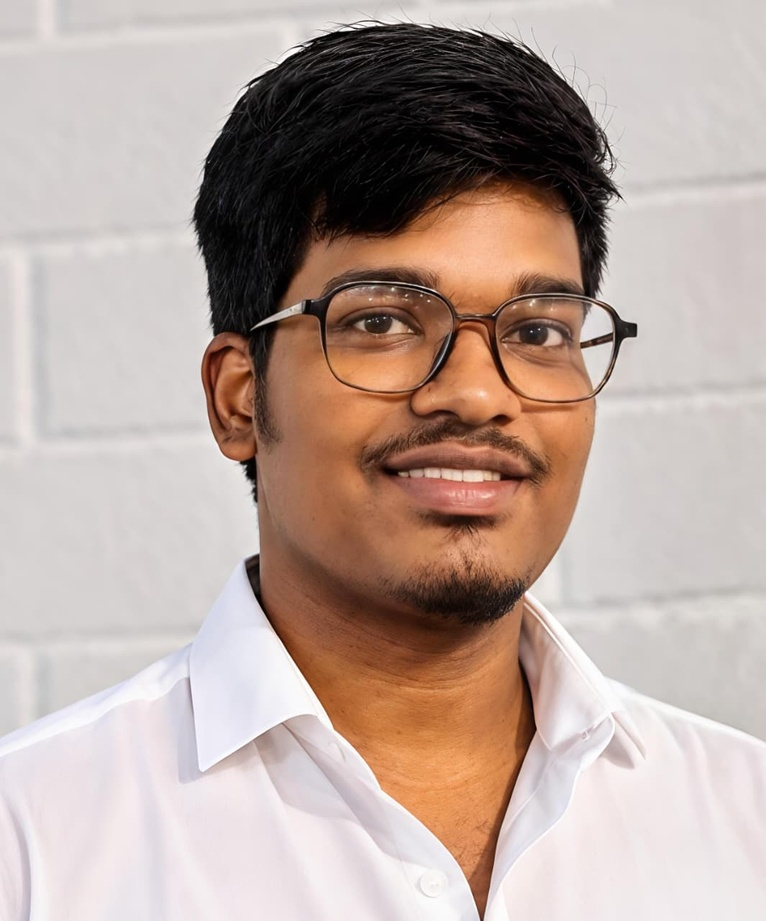
#> input picture Tamizh.jpeg, 766 x 921 px, shrunk from 1065 x 1280 before the run
$ jupyter execute DIPT_EXP_08.ipynb
#> lines starting #> are read from the running program, lines starting #| are printed output that depends on the picture; after the words box and inside, x2 and y2 are one past the last pixel; in counts of white or black regions, pixels touching at a corner belong together
# Exp : 8 (  Record-THRESHOLDING  )
# Name : Tamizhselvan
# Reg.no : 212223230225

[cell 1]
import cv2
import numpy as np
import matplotlib.pyplot as plt

[cell 2]
# Step 2: Read the image and convert to grayscale
image = cv2.imread('Tamizh.jpeg')  # Replace with your image file path
#> image is the input picture: shape (921, 766, 3); mean B, G, R 158, 166.1, 184.6
gray_image = cv2.cvtColor(image, cv2.COLOR_BGR2GRAY)  # Convert to grayscale
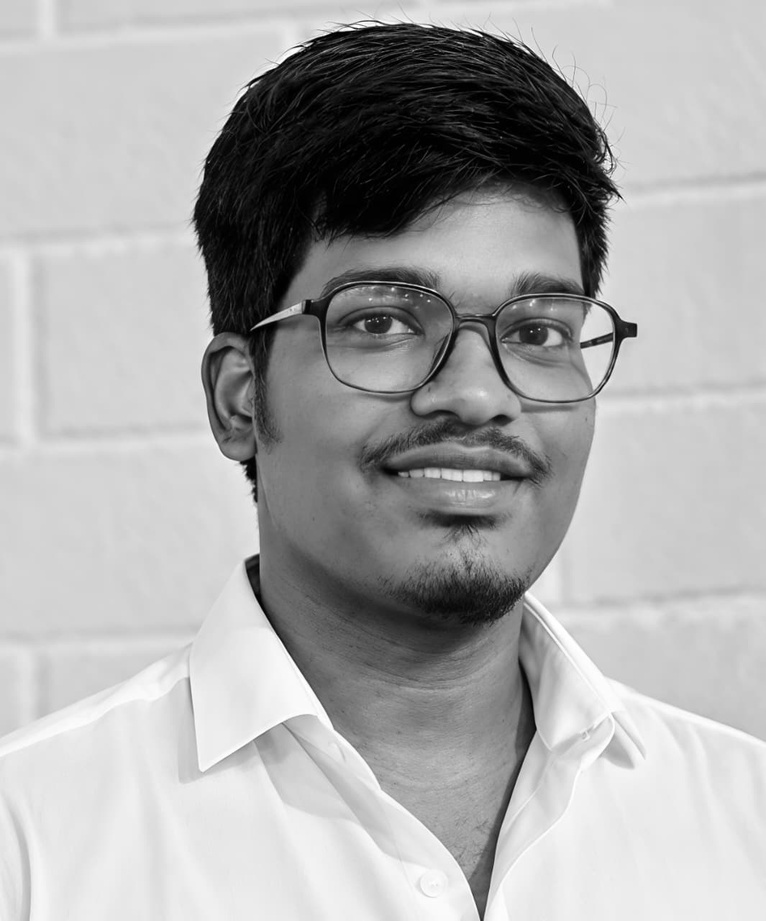
#> gray_image: shape (921, 766); min 0, max 255, mean 170.7

[cell 3]
# Original Image
plt.subplot(2, 2, 1)
plt.imshow(cv2.cvtColor(image, cv2.COLOR_BGR2RGB))  # Convert from BGR to RGB for display
plt.title("Original Image")
plt.axis('off')

[cell 4]
# Step 3: Use Global Thresholding to segment the image
# Apply global thresholding with a threshold value of 127
_, global_thresholded = cv2.threshold(gray_image, 127, 255, cv2.THRESH_BINARY)
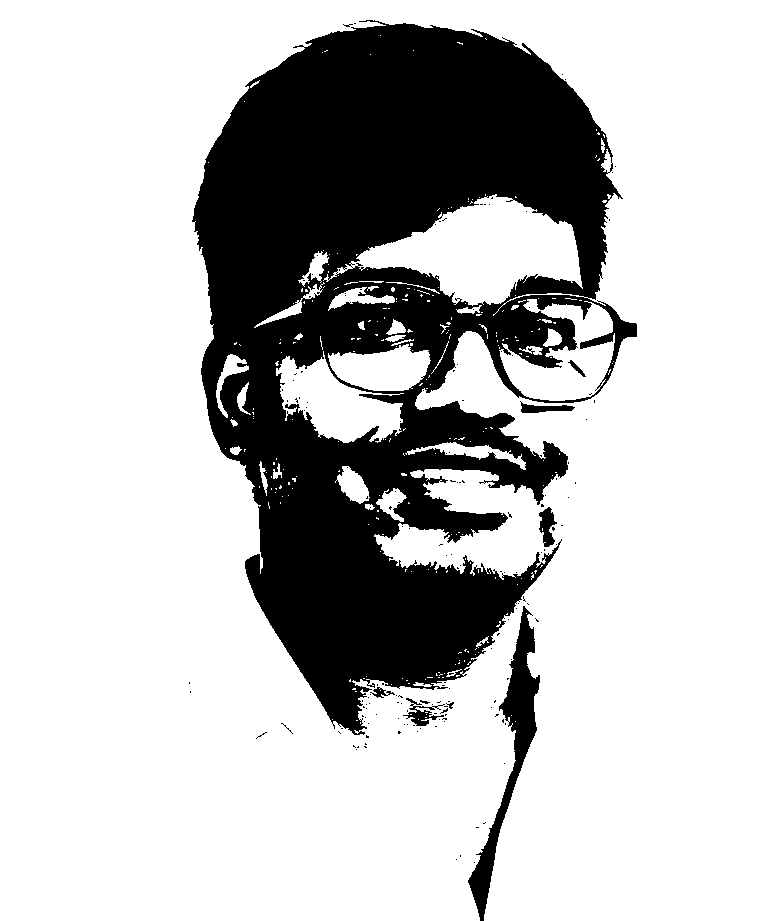
#> global_thresholded: shape (921, 766); 75.5% white; 162 black regions (153 under 20 px), largest, box (x1, y1, x2, y2) and area: (192, 20, 637, 735) 166405, (468, 606, 540, 921) 4880, (539, 507, 557, 547) 414

[cell 5]
# Step 4: Use Adaptive Thresholding to segment the image
# Apply adaptive thresholding using Gaussian method
adaptive_thresholded = cv2.adaptiveThreshold(gray_image, 255, cv2.ADAPTIVE_THRESH_GAUSSIAN_C, cv2.THRESH_BINARY, 11, 2)
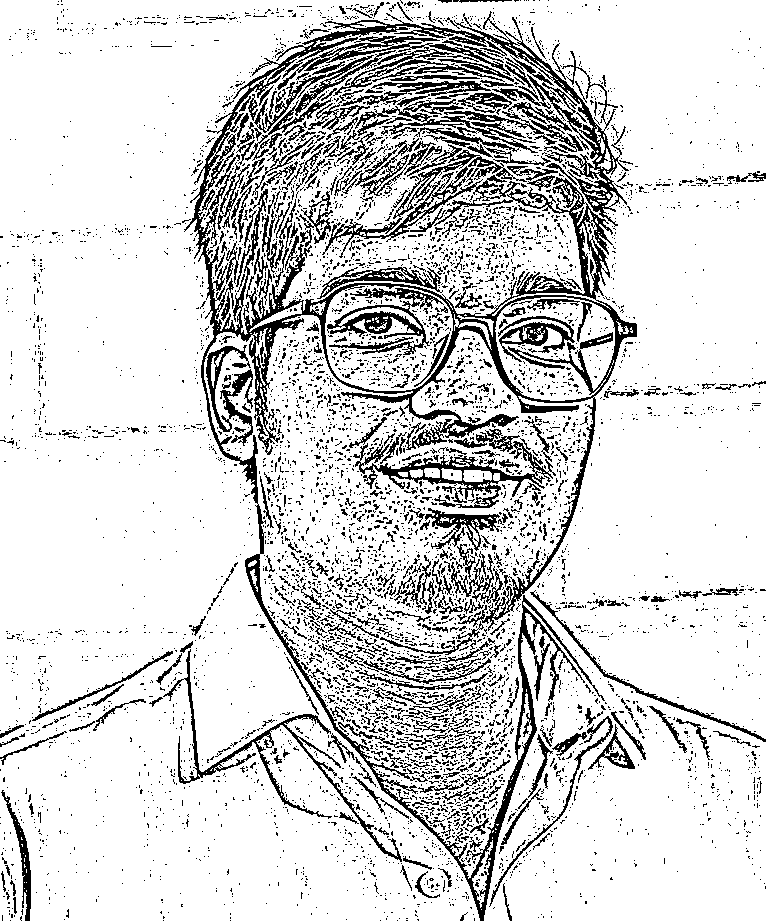
#> adaptive_thresholded: shape (921, 766); 84% white; black in thin lines or dots

[cell 6]
# Step 5: Use Otsu's method to segment the image
# Apply Otsu's method for optimal thresholding
_, otsu_thresholded = cv2.threshold(gray_image, 0, 255, cv2.THRESH_BINARY + cv2.THRESH_OTSU)
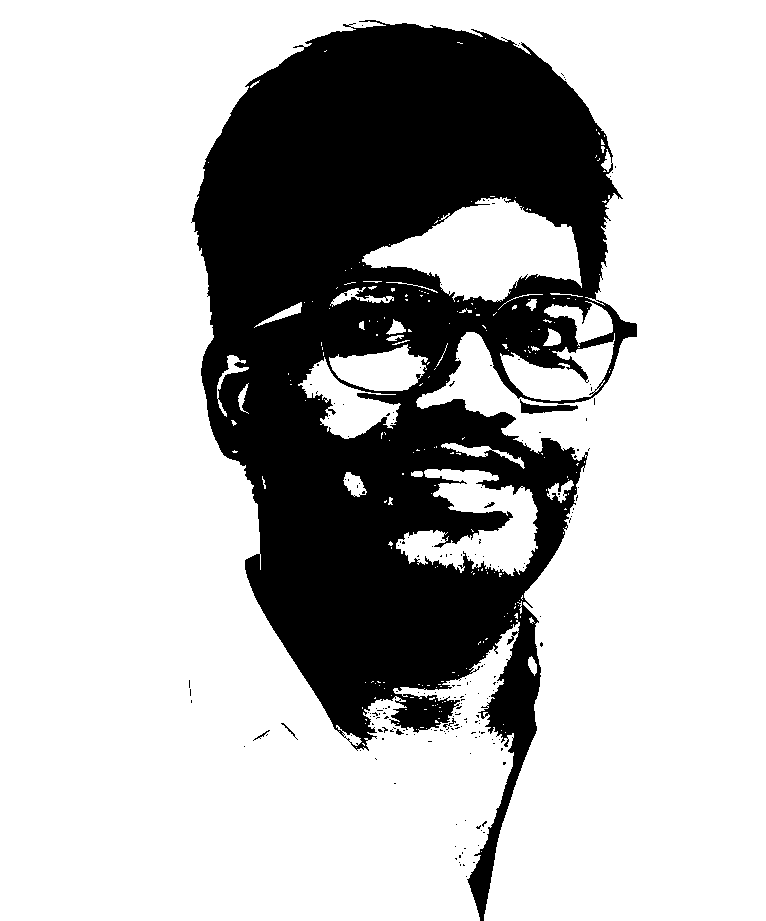
#> otsu_thresholded: shape (921, 766); 72.9% white; 192 black regions (185 under 20 px), largest, box (x1, y1, x2, y2) and area: (191, 20, 637, 921) 190190, (520, 399, 578, 414) 388, (281, 723, 298, 740) 36

[cell 7]
# Global Thresholding
plt.subplot(2, 2, 2)
plt.imshow(global_thresholded, cmap='gray')
plt.title("Global Thresholding")
plt.axis('off')

# Adaptive Thresholding
plt.subplot(2, 2, 3)
plt.imshow(adaptive_thresholded, cmap='gray')
plt.title("Adaptive Thresholding")
plt.axis('off')

# Otsu's Method
plt.subplot(2, 2, 4)
plt.imshow(otsu_thresholded, cmap='gray')
plt.title("Otsu's Method")
plt.axis('off')

# Show the plot
plt.tight_layout()
plt.show()
